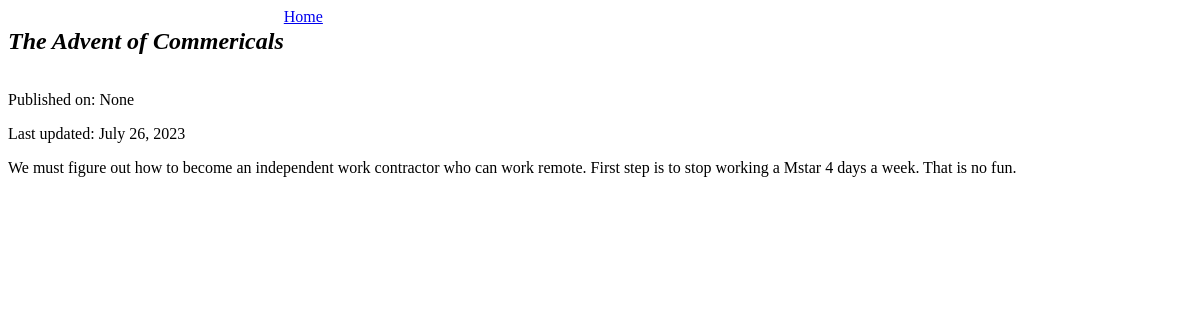
The app's page /blog/post/4, older data.
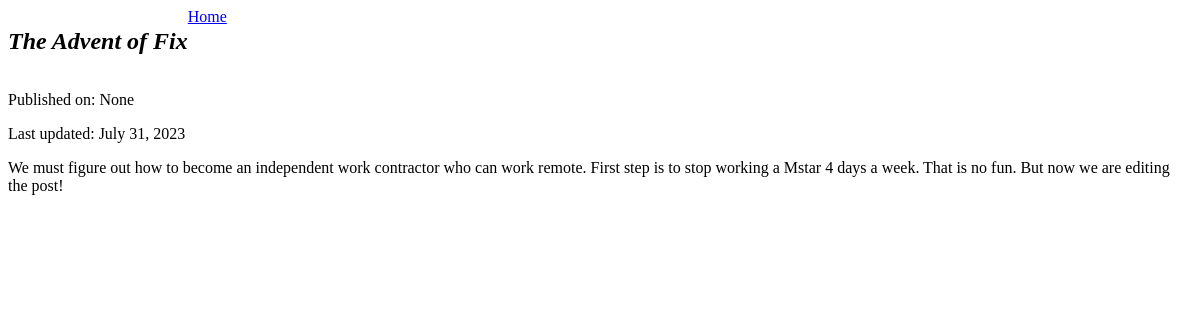
The same page, newer data.
### blog/models.py (models this page shows)
class Post(models.Model):
    def __str__(self):
        return self.post_title
    post_body = models.TextField()
    post_title = models.CharField(max_length=20, unique=True)
    published_at = models.DateField(null=True, blank=True)
    updated_at = models.DateField(auto_now=True)
    author = models.ForeignKey(Author, on_delete=models.CASCADE)

### blog/views.py (the view)
# urls.py: path("post/<int:id>", post_page, name="post-page"),
def post_page(request, id):
    post = Post.objects.get(id=id)
    is_authenticated = request.user.is_authenticated
    return render(request, "blog/post.html", {"post": post, "is_authenticated": is_authenticated, 'post_id': id})

### blog/templates/blog/post.html (shortened to what this page needs)
{% extends "blog/base.html" %}
{% block body %}
<div>
    <div class="blog_title">
        <h2>
            <i>{{post}}</i>
        </h2>
        <a href="{% url 'blog:home' %}">Home</a>
    </div>
    <p>Published on: {{ post.published_at }}</p>
    <p>Last updated: {{ post.updated_at }}</p>
</div>
<p>
    {{post.post_body | safe}}
</p>
{% endblock %}

Row changes from the older to the newer data that the page shows:
changed Post "None": post_title "The Advent of Commericals" → "The Advent of Fix"; updated_at "July 26, 2023" → "July 31, 2023"; post_body "We must figure out how to become an independent work contractor who can work remote. First step is to stop working a Mstar 4 days a week. That is no fun." → "…That is no fun. But now we are editing the post!"
